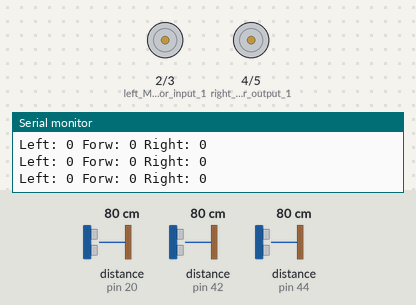
A sketch run on a simulated Arduino Uno, built with avr-gcc and run on an emulated ATmega328P. Shown: motor-driver pin pairs drawn as motors (green arrow = first pin HIGH = forward, orange = second pin HIGH = backward, longer = more drive), the last lines printed to the serial monitor. The test bench sets the inputs (shaded band); at power-on: distance to the obstacle (sensors on pin 20, pin 42, pin 44) 80 cm. The echo pulse lasts 58.3 µs per cm.

Above: at 1.2 s.
1.3 s: distance to the obstacle (sensor on pin 20) set to 11 cm
4.3 s: distance to the obstacle (sensor on pin 20) set to 8 cm
At 5.7 s:
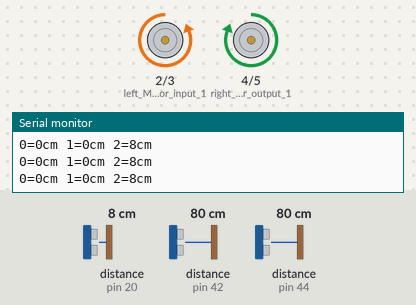
Timing chart, 0 to 7.3 s (numbered marks = the images above; inputs shaded):
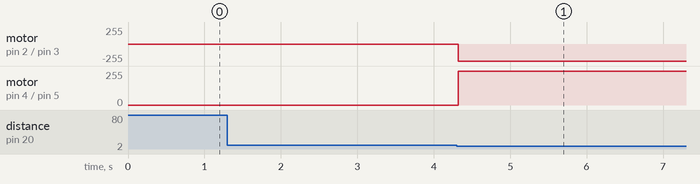

The sketch:

_3_sonars.ino
```cpp
// ---------------------------------------------------------------------------
// This example code was used to successfully communicate with 15 ultrasonic sensors. You can adjust
// the number of sensors in your project by changing SONAR_NUM and the number of NewPing objects in the
// "sonar" array. You also need to change the pins for each sensor for the NewPing objects. Each sensor
// is pinged at 33ms intervals. So, one cycle of all sensors takes 495ms (33 * 15 = 495ms). The results
// are sent to the "oneSensorCycle" function which currently just displays the distance data. Your project
// would normally process the sensor results in this function (for example, decide if a robot needs to
// turn and call the turn function). Keep in mind this example is event-driven. Your complete sketch needs
// to be written so there's no "delay" commands and the loop() cycles at faster than a 33ms rate. If other
// processes take longer than 33ms, you'll need to increase PING_INTERVAL so it doesn't get behind.
// ---------------------------------------------------------------------------
#include <NewPing.h>

#define SONAR_NUM     3 // Number or sensors.
#define MAX_DISTANCE 30 // Maximum distance (in cm) to ping.
#define PING_INTERVAL 20 // Milliseconds between sensor pings (29ms is about the min to avoid cross-sensor echo).
#define THRES 10
unsigned long pingTimer[SONAR_NUM]; // Holds the times when the next ping should happen for each sensor.
unsigned int cm[SONAR_NUM];         // Where the ping distances are stored.
uint8_t currentSensor = 0;          // Keeps track of which sensor is active.

void intersctionright();
void intersectionleft();
void turnright();
void turnleft();
void correctright();
void correctleft();
void moveservo(int);
int getdistleft();
int getdistright();
int getdistfor();
void goforward();
int left;
int right;
int forw;
NewPing sonar[SONAR_NUM] = {     // Sensor object array.
  NewPing(41, 42, MAX_DISTANCE), // Each sensor's trigger pin, echo pin, and max distance to ping.
  NewPing(43, 44, MAX_DISTANCE),
  NewPing(45, 20, MAX_DISTANCE),

};

void setup()
{
      Serial.begin(115200);
     pingTimer[0] = millis() + 75;           // First ping starts at 75ms, gives time for the Arduino to chill before starting.
     for (uint8_t i = 1; i < SONAR_NUM; i++) // Set the starting time for each sensor.
     pingTimer[i] = pingTimer[i - 1] + PING_INTERVAL;
      pinMode(2,OUTPUT); //left Motor input 1
      pinMode(3,OUTPUT); //left Motor input 2
      pinMode(4,OUTPUT); //right Motor output 1
      pinMode(5,OUTPUT); //right Motor output 2
}

void loop()
{

 get_distance_all_sensors();
  Serial.print("Left: ");
  Serial.print(left);
  Serial.print(" Forw: ");
  Serial.print(forw);
  Serial.print(" Right: ");
  Serial.println(right);
  if(left<THRES && right != 0 && left != 0 && right<THRES && (forw>THRES||forw == 0))
    goforward();
  else if((left>THRES||left == 0) && right<THRES && right != 0)
    intersectionleft();
  else if(left<THRES && left!= 0 && (right>THRES||right == 0))
    intersectionright();
  // The rest of your code would go here.
}
void get_distance_all_sensors()
{
     for (uint8_t i = 0; i < SONAR_NUM; i++)
      { // Loop through all the sensors.
       if (millis() >= pingTimer[i])
       {         // Is it this sensor's time to ping?
          pingTimer[i] += PING_INTERVAL * SONAR_NUM;  // Set next time this sensor will be pinged.
          if (i == 0 && currentSensor == SONAR_NUM - 1) oneSensorCycle(); // Sensor ping cycle complete, do something with the results.
          sonar[currentSensor].timer_stop();          // Make sure previous timer is canceled before starting a new ping (insurance).
          currentSensor = i;                          // Sensor being accessed.
          cm[currentSensor] = 0;                      // Make distance zero in case there's no ping echo for this sensor.
          sonar[currentSensor].ping_timer(echoCheck); // Do the ping (processing continues, interrupt will call echoCheck to look for echo).
      }
    }
    left = cm[0];
    forw = cm[1];
    right = cm[2];
}
void intersectionright() //code to be run if there is a right turn intersection
{
  Serial.println("In intersection right");

  get_distance_all_sensors();
  while(right <= MAX_DISTANCE-1|| right == 0)
  {
    turnright();
    get_distance_all_sensors();
  }
}

void intersectionleft() //code to be run if there is a left turn intersection
{
  Serial.println("In intersection left");
  get_distance_all_sensors();
  while(left<MAX_DISTANCE-1 || left == 0)
  {
    turnleft();
    get_distance_all_sensors();
  }

}

void goforward()
{
  digitalWrite(2,HIGH);
  digitalWrite(3,LOW);
  digitalWrite(4,HIGH);
  digitalWrite(5,LOW);
}

void turnleft()
{
  digitalWrite(2,LOW);
  digitalWrite(3,HIGH);
  digitalWrite(4,HIGH);
  digitalWrite(5,LOW);
}

void turnright()
{
  digitalWrite(2,HIGH);
  digitalWrite(3,LOW);
  digitalWrite(4,LOW);
  digitalWrite(5,HIGH);
}
void correctright()
{
  digitalWrite(2, HIGH);
  digitalWrite(3, LOW);
  digitalWrite(4, HIGH);
  digitalWrite(5, LOW);
  analogWrite(1, 150);
  analogWrite(6, 200);
}
void correctleft()
{
  digitalWrite(2, HIGH);
  digitalWrite(3, LOW);
  digitalWrite(4, HIGH);
  digitalWrite(5, LOW);
  analogWrite(1, 200);
  analogWrite(6, 150);
}

void echoCheck() { // If ping received, set the sensor distance to array.
  if (sonar[currentSensor].check_timer())
    cm[currentSensor] = sonar[currentSensor].ping_result / US_ROUNDTRIP_CM;
}

void oneSensorCycle() { // Sensor ping cycle complete, do something with the results.
  for (uint8_t i = 0; i < SONAR_NUM; i++) {
    Serial.print(i);
    Serial.print("=");
    Serial.print(cm[i]);
    Serial.print("cm ");
  }
  Serial.println();
}
```

Measured:
- the behaviour switches between 10 and 9 cm on distance to the obstacle (sensor on pin 20) (found by bisection; images 0 and 1)
- after the input at 4.3 s, motor on pin 2 (left_Motor_input_1) / pin 3 (left_Motor_input_2): stopped → backward 255/255 at once; motor on pin 4 (right_Motor_output_1) / pin 5 (right_Motor_output_2): stopped → forward 255/255 at once
